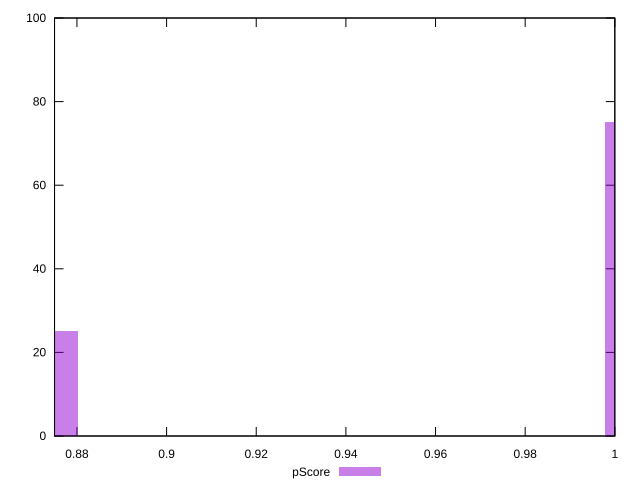

This chart was generated by the following gnuplot code:
reset

$pScore <<EOF
1.0564080170416612 75
0.8216506799212921 25
EOF

set key outside below
set boxwidth 0.11737866856018458
set xrange [0.875:1]
set yrange [0:100]
set trange [0:100]
set style fill transparent solid 0.5 noborder
set terminal svg size 640, 490 enhanced background rgb 'white'
set output "report_00009_2021-02-08T22-37-41.559Z/uses-webp-images/samples/pages+cached+noadtech+nomedia+nocss/pScore/histogram.svg"

plot $pScore title "pScore" with boxes

reset
